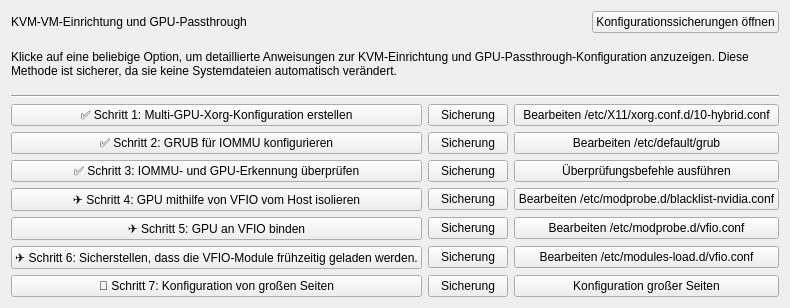
      <widget class="QWidget" name="kvmTab">
       <attribute name="title">
        <string>DUAL GPU KVM</string>
       </attribute>
       <layout class="QVBoxLayout" name="verticalLayout_kvm">
        <item>
         <layout class="QHBoxLayout" name="kvmHeaderLayout">
          <item>
           <widget class="QLabel" name="kvmTitleLabel">
            <property name="text">
             <string>KVM-VM-Einrichtung und GPU-Passthrough</string>
            </property>
           </widget>
          </item>
          <item>
           <spacer name="kvmHeaderSpacer">
            <property name="orientation">
             <enum>Qt::Orientation::Horizontal</enum>
            </property>
            <property name="sizeHint" stdset="0">
             <size>
              <width>40</width>
              <height>20</height>
             </size>
            </property>
           </spacer>
          </item>
          <item>
           <widget class="QPushButton" name="openKvmBackupFolderButton">
            <property name="text">
             <string>Konfigurationssicherungen öffnen</string>
            </property>
           </widget>
          </item>
         </layout>
        </item>
        <item>
         <widget class="QLabel" name="kvmWarningLabel">
          <property name="sizePolicy">
           <sizepolicy hsizetype="Preferred" vsizetype="Fixed">
            <horstretch>0</horstretch>
            <verstretch>0</verstretch>
           </sizepolicy>
          </property>
          <property name="maximumSize">
           <size>
            <width>16777215</width>
            <height>50</height>
           </size>
          </property>
          <property name="text">
           <string>Klicke auf eine beliebige Option, um detaillierte Anweisungen zur KVM-Einrichtung und GPU-Passthrough-Konfiguration anzuzeigen. Diese Methode ist sicherer, da sie keine Systemdateien automatisch verändert.</string>
          </property>
          <property name="wordWrap">
           <bool>true</bool>
          </property>
         </widget>
        </item>
        <item>
         <widget class="QFrame" name="kvmSeparator">
          <property name="frameShape">
           <enum>QFrame::HLine</enum>
          </property>
          <property name="frameShadow">
           <enum>QFrame::Sunken</enum>
          </property>
         </widget>
        </item>
        <item>
         <layout class="QGridLayout" name="kvmGridLayout">
          <item row="0" column="0">
           <widget class="QPushButton" name="multiGpuXorgToggle">
            <property name="text">
             <string>✅ Schritt 1: Multi-GPU-Xorg-Konfiguration erstellen</string>
            </property>
           </widget>
          </item>
          <item row="0" column="1">
           <widget class="QPushButton" name="multiGpuXorgBackupButton">
            <property name="text">
             <string>Sicherung</string>
            </property>
            <property name="toolTip">
             <string>Xorg-Konfigurationsdatei sichern</string>
            </property>
           </widget>
          </item>
          <item row="0" column="2">
           <widget class="QPushButton" name="multiGpuXorgConfigButton">
            <property name="text">
             <string>Bearbeiten /etc/X11/xorg.conf.d/10-hybrid.conf</string>
            </property>
           </widget>
          </item>
          <item row="1" column="0">
           <widget class="QPushButton" name="grubConfigToggle">
            <property name="text">
             <string>✅ Schritt 2: GRUB für IOMMU konfigurieren</string>
            </property>
           </widget>
          </item>
          <item row="1" column="1">
           <widget class="QPushButton" name="grubConfigBackupButton">
            <property name="text">
             <string>Sicherung</string>
            </property>
            <property name="toolTip">
             <string>GRUB-Konfigurationsdatei sichern</string>
            </property>
           </widget>
          </item>
          <item row="1" column="2">
           <widget class="QPushButton" name="grubConfigButton">
            <property name="text">
             <string>Bearbeiten /etc/default/grub</string>
            </property>
           </widget>
          </item>
          <item row="2" column="0">
           <widget class="QPushButton" name="verifyIommuToggle">
            <property name="text">
             <string>✅ Schritt 3: IOMMU- und GPU-Erkennung überprüfen</string>
            </property>
           </widget>
          </item>
          <item row="2" column="1">
           <widget class="QPushButton" name="verifyIommuBackupButton">
            <property name="text">
             <string>Sicherung</string>
            </property>
            <property name="toolTip">
             <string>Verifizierungsergebnisse sichern</string>
            </property>
           </widget>
          </item>
          <item row="2" column="2">
           <widget class="QPushButton" name="verifyIommuConfigButton">
            <property name="text">
             <string>Überprüfungsbefehle ausführen</string>
            </property>
           </widget>
          </item>
          <item row="3" column="0">
           <widget class="QPushButton" name="isolateGpuToggle">
            <property name="text">
             <string>✈️ Schritt 4: GPU mithilfe von VFIO vom Host isolieren</string>
            </property>
           </widget>
          </item>
          <item row="3" column="1">
           <widget class="QPushButton" name="isolateGpuBackupButton">
            <property name="text">
             <string>Sicherung</string>
            </property>
            <property name="toolTip">
             <string>Blacklist-Konfiguration sichern</string>
            </property>
           </widget>
          </item>
          <item row="3" column="2">
           <widget class="QPushButton" name="isolateGpuConfigButton">
            <property name="text">
             <string>Bearbeiten /etc/modprobe.d/blacklist-nvidia.conf</string>
            </property>
           </widget>
          </item>
          <item row="4" column="0">
           <widget class="QPushButton" name="bindGpuToggle">
            <property name="text">
             <string>✈️ Schritt 5: GPU an VFIO binden</string>
            </property>
           </widget>
          </item>
          <item row="4" column="1">
           <widget class="QPushButton" name="bindGpuBackupButton">
            <property name="text">
             <string>Sicherung</string>
            </property>
            <property name="toolTip">
             <string>VFIO-Konfiguration sichern</string>
            </property>
           </widget>
          </item>
          <item row="4" column="2">
           <widget class="QPushButton" name="bindGpuConfigButton">
            <property name="text">
             <string>Bearbeiten /etc/modprobe.d/vfio.conf</string>
            </property>
           </widget>
          </item>
          <item row="5" column="0">
           <widget class="QPushButton" name="loadVfioToggle">
            <property name="text">
             <string>✈️ Schritt 6: Sicherstellen, dass die VFIO-Module frühzeitig geladen werden.</string>
            </property>
           </widget>
          </item>
          <item row="5" column="1">
           <widget class="QPushButton" name="loadVfioBackupButton">
            <property name="text">
             <string>Sicherung</string>
            </property>
            <property name="toolTip">
             <string>Konfiguration der Sicherungsmodule</string>
            </property>
           </widget>
          </item>
          <item row="5" column="2">
           <widget class="QPushButton" name="loadVfioConfigButton">
            <property name="text">
             <string>Bearbeiten /etc/modules-load.d/vfio.conf</string>
            </property>
           </widget>
          </item>
          <item row="6" column="0">
           <widget class="QPushButton" name="hugePagesToggle">
            <property name="text">
             <string>💾 Schritt 7: Konfiguration von großen Seiten</string>
            </property>
           </widget>
          </item>
          <item row="6" column="1">
           <widget class="QPushButton" name="hugePagesBackupButton">
            <property name="text">
             <string>Sicherung</string>
            </property>
            <property name="toolTip">
             <string>Konfiguration für die Sicherung großer Seiten</string>
            </property>
           </widget>
          </item>
          <item row="6" column="2">
           <widget class="QPushButton" name="hugePagesConfigButton">
            <property name="text">
             <string>Konfiguration großer Seiten</string>
            </property>
           </widget>
          </item>
         </layout>
        </item>
       </layout>
      </widget>
